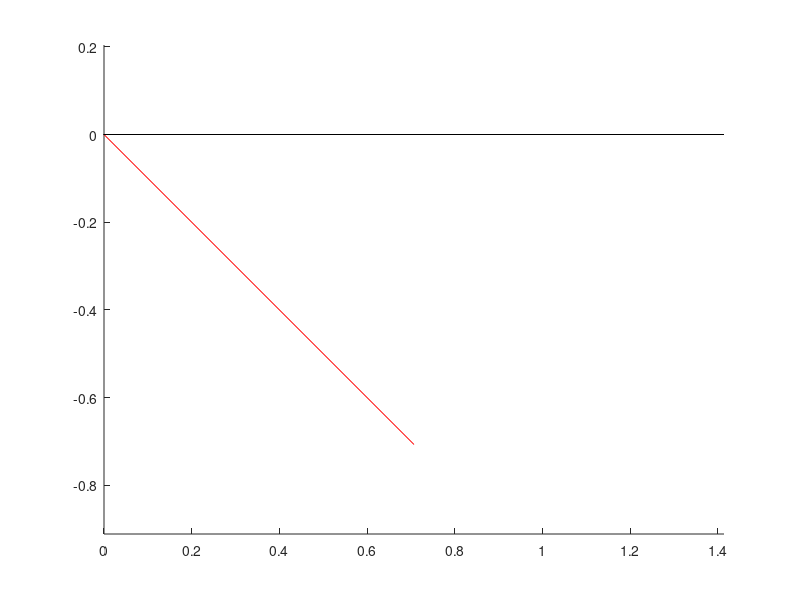

MATLAB code to generate this figure:
x_1 = [ sqrt(2)/2 ; -sqrt(2)/2 ];
y_1 = [ sqrt(2)/2 ; sqrt(2)/2 ];

o_0 = [ 0 ; 0 ];
x_0 = [ 1 ; 0 ];
y_0 = [ 0 ; 1 ];

figure 
hold on
axis equal
plot( [ 0 x_0(1) ] , [ 0 x_0(2)] , 'b')
% plot( [ 0 y_0(1) ] , [ 0 y_0(2)] , 'b')

R = [ x_1 , y_1 ];

New = R*[ x_0 , y_0 ];

x_0 = New(:,1);
y_0 = New(:,2);

plot( [ 0 x_0(1) ] , [ 0 x_0(2)] , 'r')
% plot( [ 0 y_0(1) ] , [ 0 y_0(2)] , 'r')

R = [ x_1 , y_1 ];

n = [ 1 ; 1 ];

n = R*n;

plot( [ 0 n(1) ] , [ 0 n(2)] , 'k')